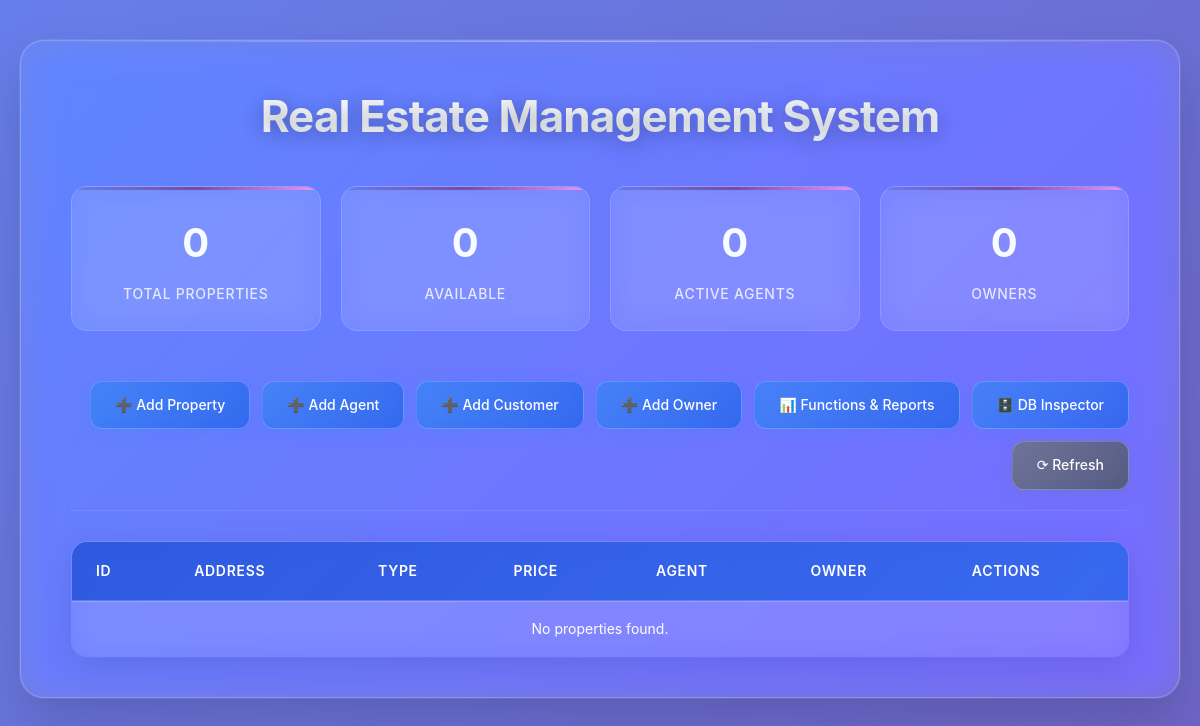
/, run on an earlier commit of the app's database.
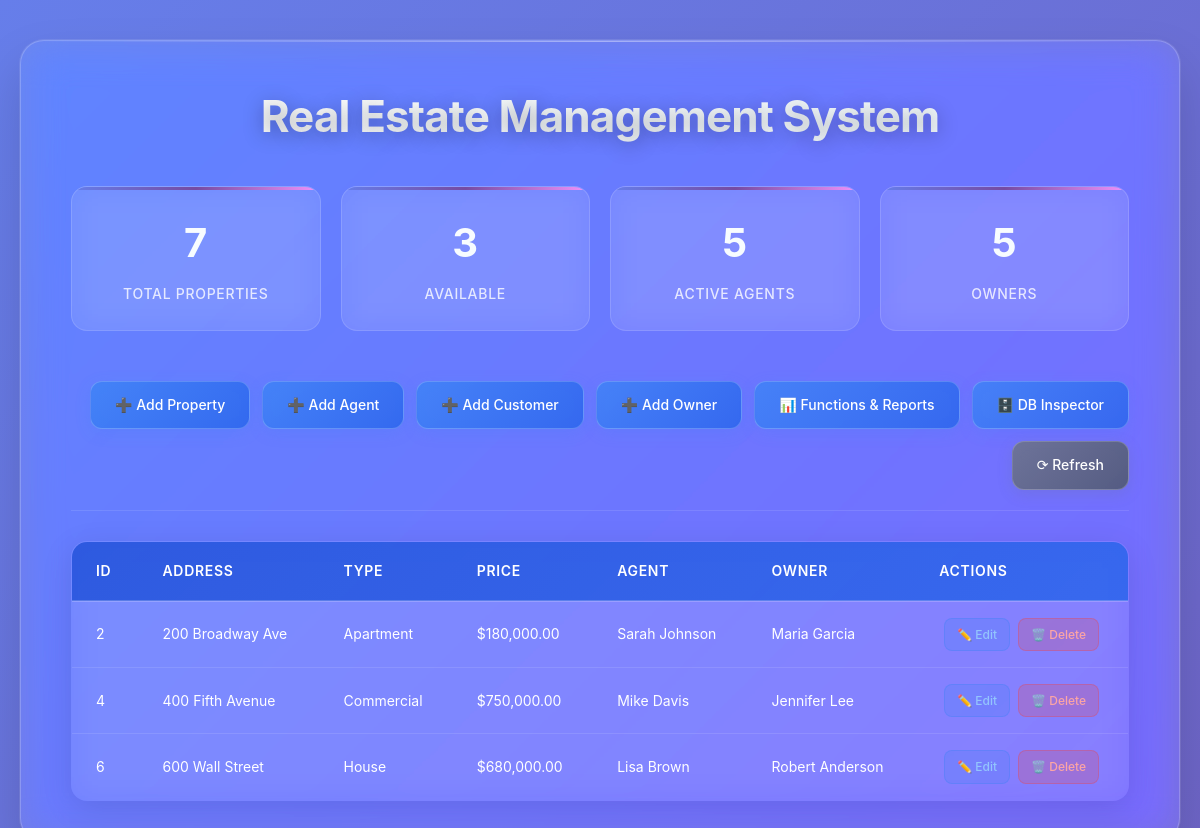
And on a later commit of the database.
### tables this page shows
CREATE TABLE Properties (
    property_id INT PRIMARY KEY AUTO_INCREMENT,
    owner_id INT NOT NULL,
    agent_id INT,
    address TEXT NOT NULL,
    city VARCHAR(50) NOT NULL,
    state VARCHAR(50) NOT NULL,
    zipcode VARCHAR(10),
    property_type ENUM('House', 'Apartment', 'Commercial', 'Land') NOT NULL,
    bedrooms INT DEFAULT 0,
    bathrooms INT DEFAULT 0,
    area_sqft DECIMAL(10,2),
    price DECIMAL(12,2) NOT NULL,
    status ENUM('Available', 'Sold', 'Rented', 'Under Contract') DEFAULT 'Available',
    listing_date DATE DEFAULT (CURRENT_DATE),
    description TEXT,
    FOREIGN KEY (owner_id) REFERENCES Owners(owner_id),
    FOREIGN KEY (agent_id) REFERENCES Agents(agent_id)
);

CREATE TABLE Agents (
    agent_id INT PRIMARY KEY AUTO_INCREMENT,
    name VARCHAR(100) NOT NULL,
    phone VARCHAR(15) UNIQUE NOT NULL,
    email VARCHAR(100) UNIQUE NOT NULL,
    commission_rate DECIMAL(5,2) DEFAULT 2.5,
    hire_date DATE NOT NULL,
    experience_years INT DEFAULT 0,
    status ENUM('Active', 'Inactive') DEFAULT 'Active'
);

CREATE TABLE Owners (
    owner_id INT PRIMARY KEY AUTO_INCREMENT,
    name VARCHAR(100) NOT NULL,
    phone VARCHAR(15) NOT NULL,
    email VARCHAR(100),
    address TEXT,
    registration_date DATE DEFAULT (CURRENT_DATE)
);

### index.php (the view, shortened to what this page needs)
<?php
include 'db_connect.php';
$result = $conn->query("SELECT p.*, a.name AS agent_name, o.name AS owner_name
                        FROM Properties p
                        LEFT JOIN Agents a ON p.agent_id = a.agent_id
                        LEFT JOIN Owners o ON p.owner_id = o.owner_id
                        WHERE p.status = 'Available'
                        ORDER BY p.property_id");
$stats = [];
$stats['total_properties'] = $conn->query("SELECT COUNT(*) as count FROM Properties")->fetch_assoc()['count'];
$stats['available_properties'] = $conn->query("SELECT COUNT(*) as count FROM Properties WHERE status = 'Available'")->fetch_assoc()['count'];
$stats['total_agents'] = $conn->query("SELECT COUNT(*) as count FROM Agents WHERE status = 'Active'")->fetch_assoc()['count'];
$stats['total_owners'] = $conn->query("SELECT COUNT(*) as count FROM Owners")->fetch_assoc()['count'];
?>
<!DOCTYPE html>
<html lang="en">
<head>
    <link rel="stylesheet" href="css/style.css">
</head>
<body>
    <div class="container">
        <h1>Real Estate Management System</h1>
        <div class="stats-grid">
            <div class="stat-card">
                <div class="stat-number"><?= $stats['total_properties'] ?></div>
                <div class="stat-label">Total Properties</div>
            </div>
            <div class="stat-card">
                <div class="stat-number"><?= $stats['available_properties'] ?></div>
                <div class="stat-label">Available</div>
            </div>
            <div class="stat-card">
                <div class="stat-number"><?= $stats['total_agents'] ?></div>
                <div class="stat-label">Active Agents</div>
            </div>
            <div class="stat-card">
                <div class="stat-number"><?= $stats['total_owners'] ?></div>
                <div class="stat-label">Owners</div>
            </div>
        </div>
        <div class="actions">
            <a href="add_property.php" class="btn">➕ Add Property</a>
            <a href="add_agent.php" class="btn">➕ Add Agent</a>
            <a href="add_customer.php" class="btn">➕ Add Customer</a>
            <a href="add_owner.php" class="btn">➕ Add Owner</a>
            <a href="functions_reports.php" class="btn">📊 Functions & Reports</a>
            <a href="db_inspector.php" class="btn">🗄️ DB Inspector</a>
            <a href="index.php" class="btn secondary">⟳ Refresh</a>
        </div>
        <table>
            <thead>
                <tr>
                    <th>ID</th>
                    <th>Address</th>
                    <th>Type</th>
                    <th>Price</th>
                    <th>Agent</th>
                    <th>Owner</th>
                    <th>Actions</th>
                </tr>
            </thead>
            <tbody>
                <?php if ($result->num_rows > 0): ?>
                    <?php while ($row = $result->fetch_assoc()): ?>
                        <tr>
                            <td><?= $row['property_id'] ?></td>
                            <td><?= htmlspecialchars($row['address']) ?></td>
                            <td><?= $row['property_type'] ?></td>
                            <td>$<?= number_format($row['price'], 2) ?></td>
                            <td><?= $row['agent_name'] ? htmlspecialchars($row['agent_name']) : 'Unassigned' ?></td>
                            <td><?= htmlspecialchars($row['owner_name']) ?></td>
                            <td class="center">
                                <div class="table-actions">
                                    <a href="edit_property.php?id=<?= $row['property_id'] ?>" class="edit-link">✏️ Edit</a>
                                    <a href="delete_property.php?id=<?= $row['property_id'] ?>" class="delete-link"
                                       onclick="return confirm('Delete this property?');">🗑️ Delete</a>
                                </div>
                            </td>
                        </tr>
                    <?php endwhile; ?>
                <?php else: ?>
                    <tr><td colspan="7" class="center">No properties found.</td></tr>
                <?php endif; ?>
            </tbody>
        </table>
    </div>
</body>
</html>

What changed in the data, as far as the page shows it:
added properties: property_id "2", address "200 Broadway Ave", property_type "Apartment", price "180,000.00", agent.name "Sarah Johnson", owner.name "Maria Garcia"
added properties: property_id "4", address "400 Fifth Avenue", property_type "Commercial", price "750,000.00", agent.name "Mike Davis", owner.name "Jennifer Lee"
added properties: property_id "6", address "600 Wall Street", property_type "House", price "680,000.00", agent.name "Lisa Brown", owner.name "Robert Anderson"
Also different on the page:
$stats['total_properties']: "0" → "7"
$stats['available_properties']: "0" → "3"
$stats['total_agents']: "0" → "5"
$stats['total_owners']: "0" → "5"
text no longer shown: "No properties found."
